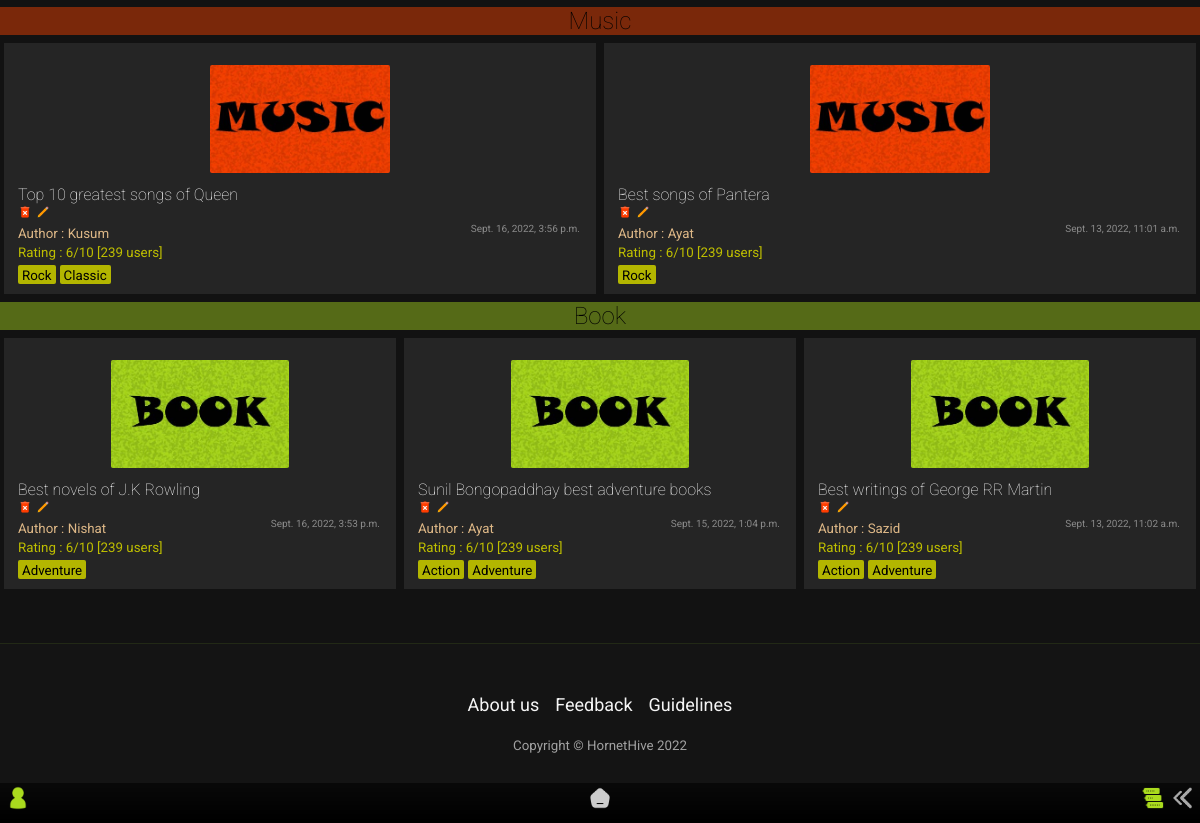
Page /home/all (lower part) on the earlier database version.
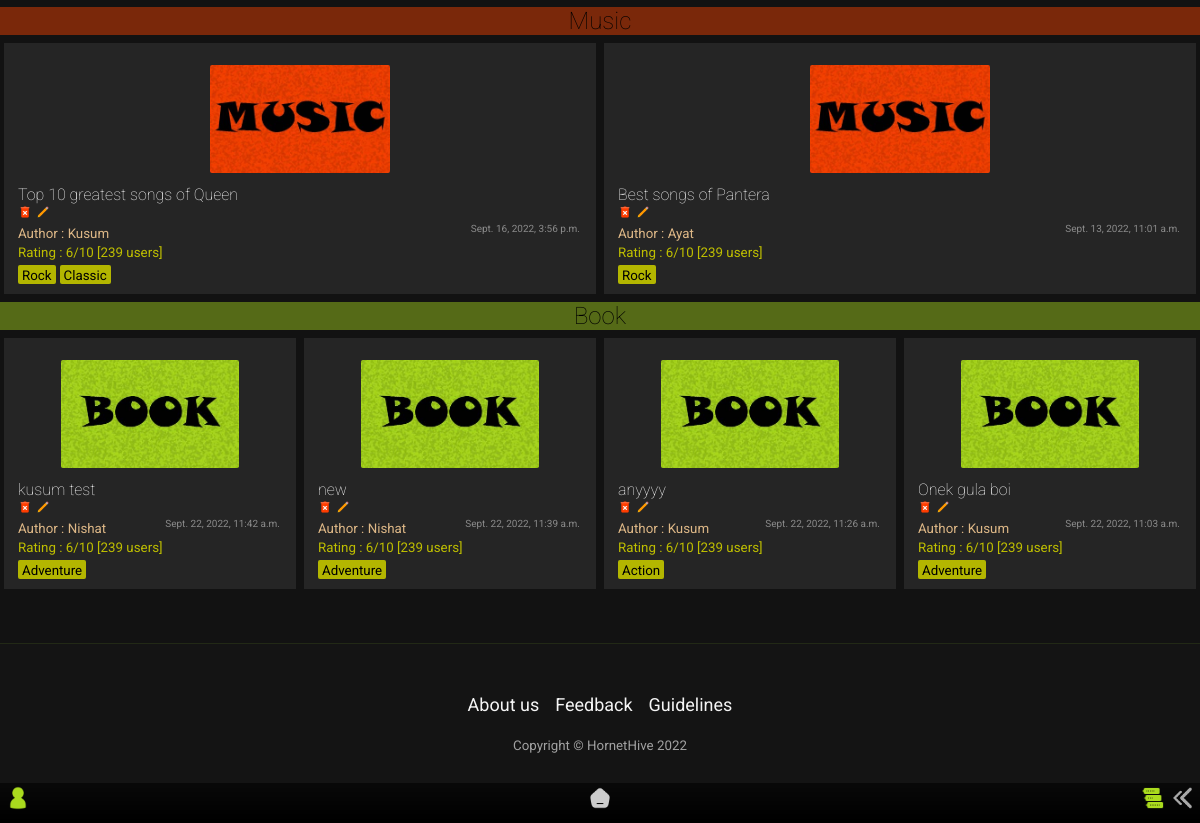
Same page on the later database version.
### app/models.py (models this page shows, shortened)
class MusicList(models.Model):
    title = models.CharField(max_length=65)
    author = models.ForeignKey('Author',on_delete=models.SET_NULL,null=True)
    genre = models.ManyToManyField('MusicGenre')
    posted = models.DateTimeField(auto_now_add=True)
    content = RichTextField(null=True,default=' ')
    type = models.CharField(max_length=10,default="Music")
    slug = models.SlugField(max_length= 300,null=True, blank = True, unique=True)

class Author(models.Model):
    name = models.CharField(max_length=300)
    def __str__(self):
        return self.name

class MusicGenre(models.Model):
    name = models.CharField(max_length=150)
    def __str__(self):
        return self.name

class BookList(models.Model):
    title = models.CharField(max_length=65)
    author = models.ForeignKey('Author',on_delete=models.SET_NULL,null=True)
    creator = models.ForeignKey(User,on_delete=models.SET_NULL,blank=True, null=True)
    genre = models.ManyToManyField('BookGenre')
    posted = models.DateTimeField(auto_now_add=True)
    content = RichTextField(null=True,default=' ')
    type = models.CharField(max_length=10,default="book")
    slug = models.SlugField(max_length= 300,null=True, blank = True, unique=True)

class BookGenre(models.Model):
    name = models.CharField(max_length=150)
    def __str__(self):
        return self.name

### app/views.py (the view)
# urls.py: path('all',views.all, name='all'),
def all(request):
    movie = List.objects.filter(posted__gte=timezone.now() - timedelta(days=30)).all().order_by("-id")
    music = MusicList.objects.filter(posted__gte=timezone.now() - timedelta(days=30)).all().order_by("-id")
    book = BookList.objects.filter(posted__gte=timezone.now() - timedelta(days=30)).all().order_by("-id")
    allPosts = list(movie)
    allPostsmusic = list(music)
    allPostsbook = list(book)
    params = {'allPosts' : allPosts, 'allPostsmusic' : allPostsmusic, 'allPostsbook' : allPostsbook}
    return render(request, 'app/all.html', params)

### app/models.py (called while the page is built)
    def __str__(self):
        return self.name

### templates/app/all.html (shortened to what this page needs)
{% extends "index.html" %}
{% load static %}
{% block content %}
<section>
  <div class="headline headline-middle"><h1 class="headline-all">Music</h1></div>
  <div class="contain-sec music-contain" id="contain-sec">
    {% for lola in allPostsmusic %}
    <div class="elements">
      <div class="thumb">
        <img src="{% static 'app/images/music-poster.jpg' %}" width="100px" />
      </div>
      <div class="Title">
        <a href="musiclist/{{lola.slug}}/"><h4 class="tit">{{lola.title}}</h4></a>
        <a href="{% url 'app:delete_music' lola.slug %}"><img src ="{% static 'app/images/delete.png' %}"></a>
        <a href="{% url 'app:update_musiclist' lola.slug %}"><img src ="{% static 'app/images/edit.png' %}"></a>
      </div>
      <div class="Author">
        <small>Author : {{lola.author}}<span>{{lola.posted}}</span></small>
      </div>
      <div class="rating"><small>Rating : 6/10 [239 users]</small></div>
        {% for tag in lola.genre.all %}
        <div class="Genre">
        <small>{{ tag }}</small>
        </div>
          {% empty %}
          No tags!
        {% endfor %}
    </div>
    {% endfor %}
  </div>
  <div class="headline headline-bottom"><h1 class="headline-all">Book</h1></div>
  <div class="contain-sec book-contain" id="contain-sec">
    {% for lola in allPostsbook %}
    <div class="elements">
      <div class="thumb">
        <img src="{% static 'app/images/book-poster.jpg' %}" width="100px" />
      </div>
      <div class="Title">
        <a href="booklist/{{lola.slug}}/"><h4 class="tit">{{lola.title}}</h4></a>
        <a href="{% url 'app:delete_book' lola.slug %}"><img src ="{% static 'app/images/delete.png' %}"></a>
        <a href="{% url 'app:update_booklist' lola.slug %}"><img src ="{% static 'app/images/edit.png' %}"></a>
      </div>
      <div class="Author">
        <small>Author : {{lola.author}}<span>{{lola.posted}}</span></small>
      </div>
      <div class="rating"><small>Rating : 6/10 [239 users]</small></div>
        {% for tag in lola.genre.all %}
        <div class="Genre">
        <small>{{ tag }}</small>
        </div>
          {% empty %}
          No tags!
        {% endfor %}
    </div>
    {% endfor %}
  </div>
</section>
<footer class="fout">
  <div class="foot-options">
  <a href="{% url "app:about_us" %}">About us</a>
  <a href="{% url "app:feedback" %}">Feedback</a>
  <a href="{% url "app:guidelines" %}">Guidelines</a>
  </div>
  <div class="foot-copy">
  <small>Copyright &copy; HornetHive 2022</small>
  </div>
</footer>
{% endblock content %}

Differences in the rows shown:
removed BookList: title "Best novels of J.K Rowling", author "Nishat", posted "Sept. 16, 2022, 3:53 p.m.", BookGenre (name "Adventure")
removed BookList: title "Sunil Bongopaddhay best adventure books", author "Ayat", posted "Sept. 15, 2022, 1:04 p.m.", BookGenre (name "Action"), BookGenre (name "Adventure")
removed BookList: title "Best writings of George RR Martin", author "Sazid", posted "Sept. 13, 2022, 11:02 a.m.", BookGenre (name "Action"), BookGenre (name "Adventure")
added BookList: title "kusum test", author "Nishat", posted "Sept. 22, 2022, 11:42 a.m.", BookGenre (name "Adventure")
added BookList: title "new", author "Nishat", posted "Sept. 22, 2022, 11:39 a.m.", BookGenre (name "Adventure")
added BookList: title "anyyyy", author "Kusum", posted "Sept. 22, 2022, 11:26 a.m.", BookGenre (name "Action")
added BookList: title "Onek gula boi", author "Kusum", posted "Sept. 22, 2022, 11:03 a.m.", BookGenre (name "Adventure")
